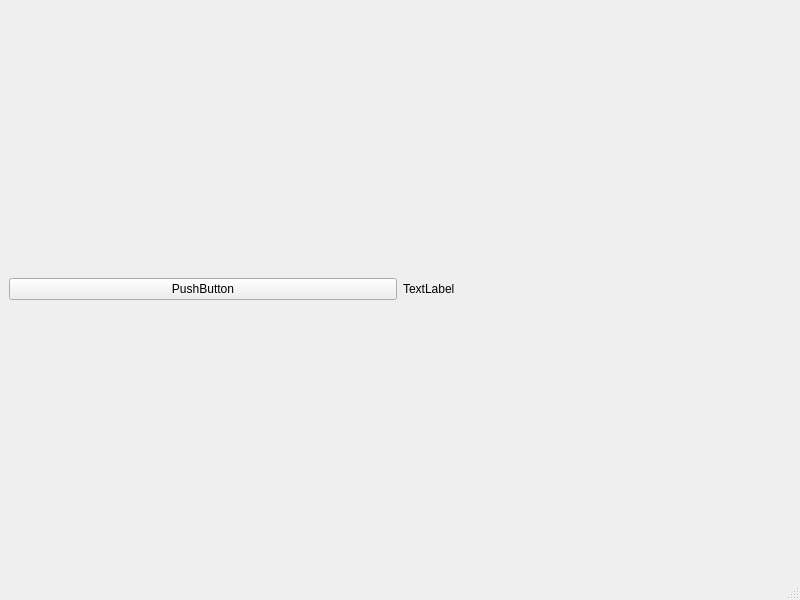
<?xml version="1.0" encoding="UTF-8"?>
<ui version="4.0">
 <class>MainWindow</class>
 <widget class="QMainWindow" name="MainWindow">
  <property name="geometry">
   <rect>
    <x>0</x>
    <y>0</y>
    <width>800</width>
    <height>600</height>
   </rect>
  </property>
  <property name="windowTitle">
   <string>MainWindow</string>
  </property>
  <widget class="QWidget" name="centralwidget">
   <layout class="QHBoxLayout" name="horizontalLayout">
    <item>
     <widget class="MyButton" name="pushButton">
      <property name="text">
       <string>PushButton</string>
      </property>
     </widget>
    </item>
    <item>
     <widget class="QLabel" name="label">
      <property name="text">
       <string>TextLabel</string>
      </property>
     </widget>
    </item>
   </layout>
  </widget>
  <widget class="QMenuBar" name="menubar">
   <property name="geometry">
    <rect>
     <x>0</x>
     <y>0</y>
     <width>800</width>
     <height>22</height>
    </rect>
   </property>
  </widget>
  <widget class="QStatusBar" name="statusbar"/>
 </widget>
 <customwidgets>
  <customwidget>
   <class>MyButton</class>
   <extends>QPushButton</extends>
   <header location="global">mybutton.h</header>
  </customwidget>
 </customwidgets>
 <resources/>
 <connections/>
</ui>
